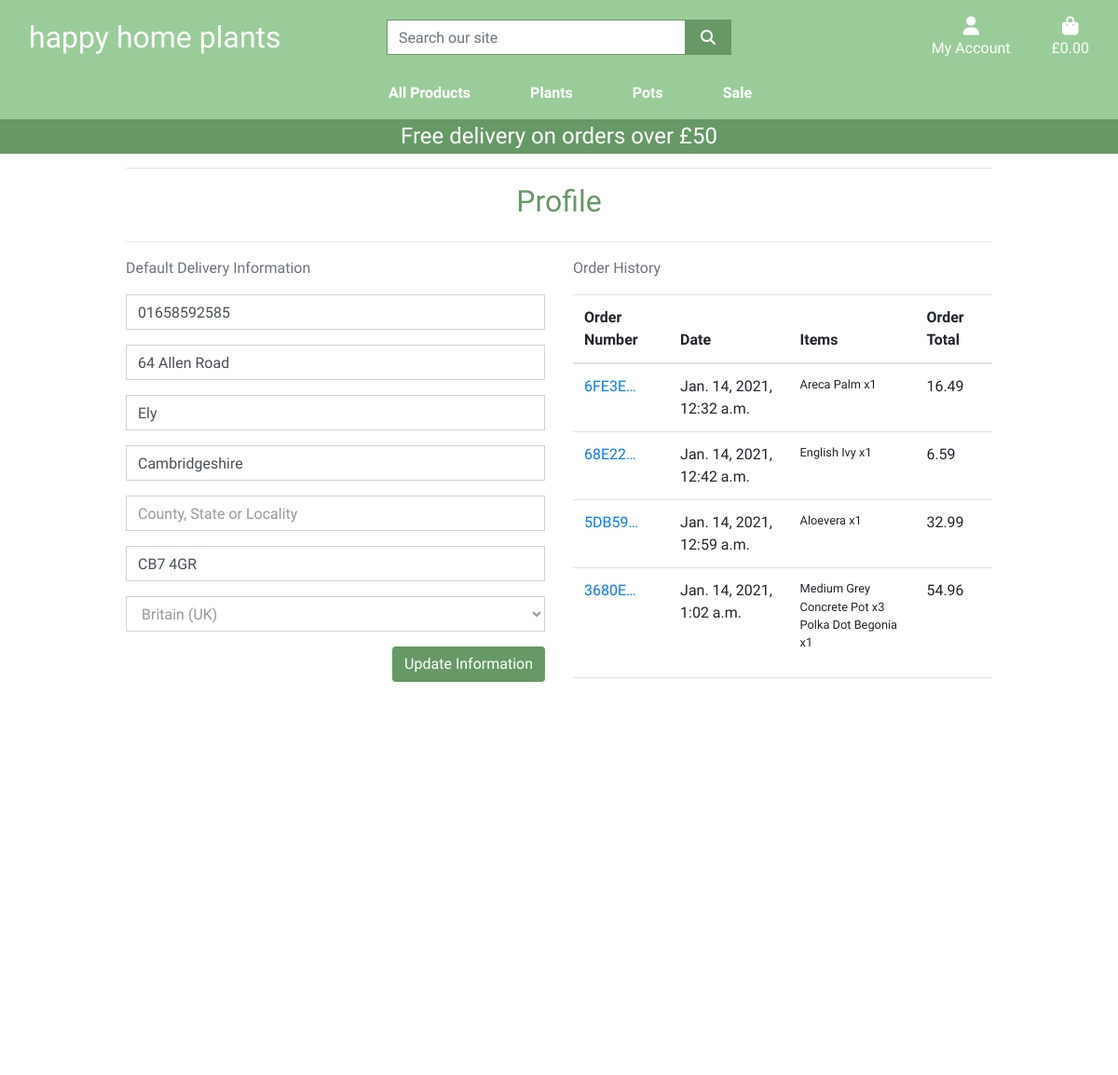
Before: /profile/ (signed in) with the older database file.
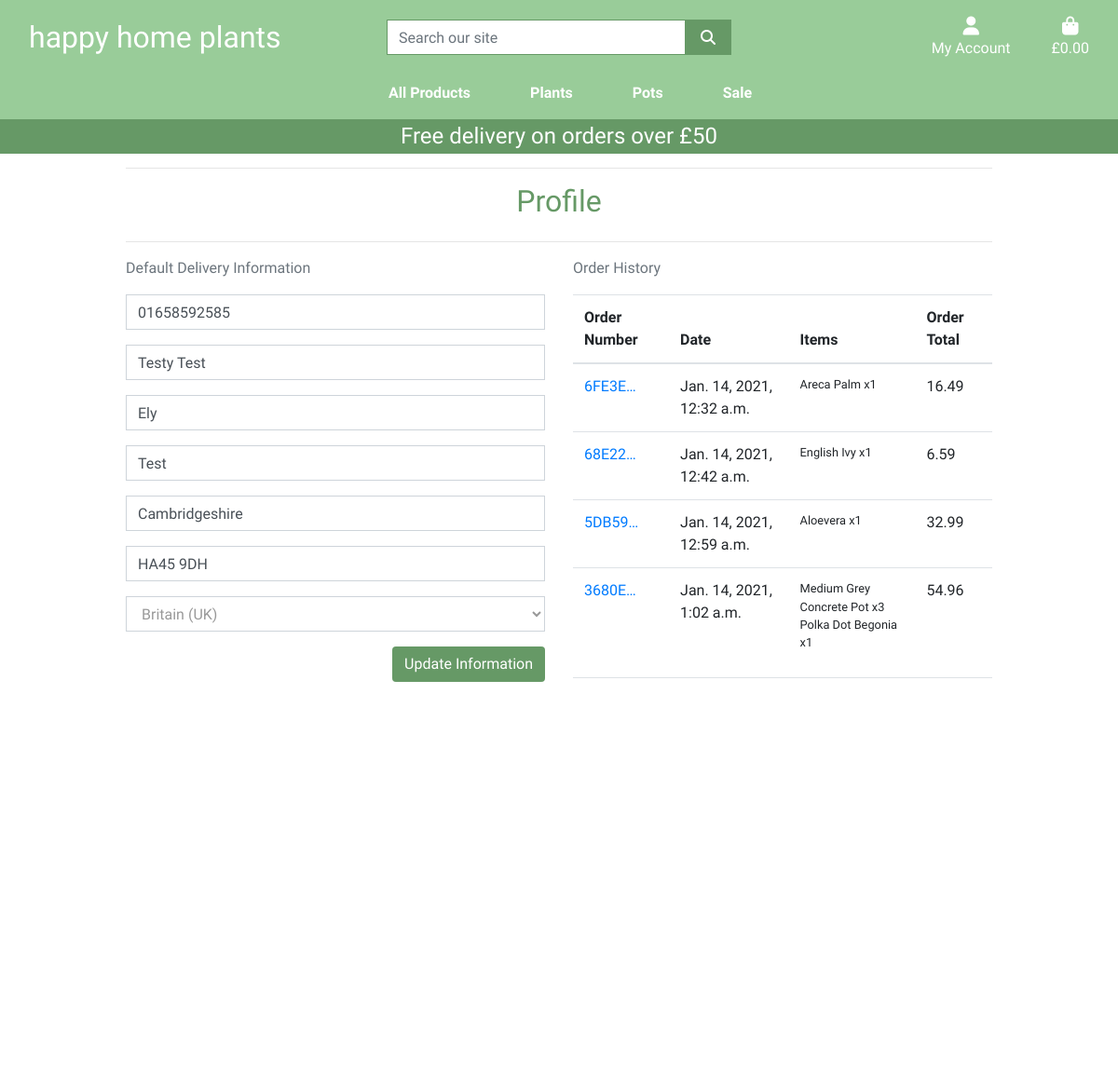
After: the same page with the newer database file.
### profiles/models.py (models this page shows, shortened)
class UserProfile(models.Model):
    user = models.OneToOneField(User, on_delete=models.CASCADE)
    default_phone_number = models.CharField(max_length=20, null=True, blank=True)
    default_street_address1 = models.CharField(max_length=50, null=True, blank=True)
    default_street_address2 = models.CharField(max_length=50, null=True, blank=True)
    default_town_or_city = models.CharField(max_length=40, null=True, blank=True)
    default_county = models.CharField(max_length=80, null=True, blank=True)
    default_postcode = models.CharField(max_length=20, null=True, blank=True)
    default_country = CountryField(blank_label='Country', null=True, blank=True)

### checkout/models.py (models this page shows, shortened)
class Order(models.Model):
    order_number = models.CharField(max_length=32, null=False, editable=False)
    user_profile = models.ForeignKey(UserProfile, on_delete=models.SET_NULL,
                                     null=True, blank=True, related_name="orders")
    full_name = models.CharField(max_length=50, null=False, blank=False)
    email = models.EmailField(max_length=254, null=False, blank=False)
    phone_number = models.CharField(max_length=20, null=False, blank=False)
    country = CountryField(blank_label='Country *', null=False, blank=False)
    postcode = models.CharField(max_length=20, null=True, blank=True)
    town_or_city = models.CharField(max_length=40, null=False, blank=False)
    street_address1 = models.CharField(max_length=50, null=False, blank=False)
    street_address2 = models.CharField(max_length=50, null=True, blank=True)
    county = models.CharField(max_length=80, null=True, blank=True)
    date = models.DateTimeField(auto_now_add=True)
    delivery_cost = models.DecimalField(max_digits=6, decimal_places=2, null=False, default=0)
    order_total = models.DecimalField(max_digits=10, decimal_places=2, null=False, default=0)
    grand_total = models.DecimalField(max_digits=10, decimal_places=2, null=False, default=0)
    original_basket = models.TextField(null=False, blank=False, default='')
    stripe_pid = models.CharField(max_length=254, null=False, blank=False, default='')

class OrderLineItem(models.Model):
    order = models.ForeignKey(Order, null=False, blank=False, on_delete=models.CASCADE, related_name='lineitems')
    product = models.ForeignKey(Product, null=False, blank=False, on_delete=models.CASCADE)
    quantity = models.IntegerField(null=False, blank=False, default=0)
    lineitem_total = models.DecimalField(max_digits=6, decimal_places=2, null=False, blank=False, editable=False)

### products/models.py (models this page shows, shortened)
class Product(models.Model):
    category = models.ForeignKey(
        'Category', null=True, blank=True, on_delete=models.SET_NULL)
    name = models.CharField(max_length=254)
    friendly_name = models.CharField(max_length=254, null=True, blank=True)
    alternate_name = models.CharField(max_length=254, blank=True)
    price = models.DecimalField(max_digits=6, decimal_places=2)
    description = models.TextField()
    image = models.ImageField(null=True, blank=True)
    image_url = models.URLField(max_length=1024, null=True, blank=True)
    height = models.CharField(max_length=4, null=True, blank=True)

### profiles/views.py (the view)
# urls.py: path('profile/', include('profiles.urls')),
@login_required
def profile(request):
    profile = get_object_or_404(UserProfile, user=request.user)
    if request.method == 'POST':
        form = UserProfileForm(request.POST, instance=profile)
        if form.is_valid():
            form.save()
            messages.success(request, 'Profile updated successfully')
        else:
            messages.error(
                request, 'Update failed. Please ensure form is valid.')
    else:
        form = UserProfileForm(instance=profile)
    orders = profile.orders.all()
    template = 'profiles/profile.html'
    context = {
        'form': form,
        'orders': orders,
        'on_profile_page': True
    }
    return render(request, template, context)

### profiles/forms.py
class UserProfileForm(forms.ModelForm):
    class Meta:
        model = UserProfile
        exclude = ('user',)
    def __init__(self, *args, **kwargs):
        super().__init__(*args, **kwargs)
        placeholders = {
            'default_phone_number': 'Phone Number',
            'default_postcode': 'Postal Code',
            'default_town_or_city': 'Town or City',
            'default_street_address1': 'Street Address 1',
            'default_street_address2': 'Street Address 2',
            'default_county': 'County, State or Locality',
        }
        self.fields['default_phone_number'].widget.attrs['autofocus'] = True
        for field in self.fields:
            if field != 'default_country':
                if self.fields[field].required:
                    placeholder = f'{placeholders[field]} *'
                else:
                    placeholder = placeholders[field]
                self.fields[field].widget.attrs['placeholder'] = placeholder
            self.fields[field].widget.attrs['class'] = 'border-black rounded-0 profile-form-input'
            self.fields[field].label = False

### basket/contexts.py (called while the page is built, shortened)
def basket_contents(request):
    basket_items = []
    total = 0
    product_count = 0
    basket = request.session.get('basket', {})
    if total < settings.FREE_DELIVERY_THRESHOLD:
        delivery = total * Decimal(settings.STANDARD_DELIVERY_PERCENTAGE / 100)
        free_delivery_delta = settings.FREE_DELIVERY_THRESHOLD - total
    else:
        delivery = 0
        free_delivery_delta = 0
    grand_total = delivery + total
    context = {
        'basket_items': basket_items,
        'total': total,
        'product_count': product_count,
        'delivery': delivery,
        'free_delivery_delta': free_delivery_delta,
        'free_delivery_threshold': settings.FREE_DELIVERY_THRESHOLD,
        'grand_total': grand_total,
    }
    return context

### profiles/templates/profiles/profile.html (shortened to what this page needs)
{% extends "base.html" %}
{% load static %}
{% block extra_css %}
    <link rel="stylesheet" href="{% static 'profiles/css/profile.css' %}">
{% endblock %}
{% block page_header %}
    <div class="container header-container">
    </div>
{% endblock %}
{% block content %}
    <div class="overlay"></div>
    <div class="container">
        <div class="row">
            <div class="col">
                <hr>
                <h2 class="text-darkgreen mb-4 text-center">Profile</h2>
                <hr>
            </div>
        </div>
        <div class="row">
            <div class="col-12 col-lg-6">
                <p class="text-muted">Default Delivery Information</p>
                <form class="mt-3" action="{% url 'profile' %}" method="POST" id="profile-update-form">
                    {{ form|crispy }}
                    <button class="btn btn-green float-right">Update Information</button>
                </form>
            </div>
            <div class="col-12 col-lg-6">
                <p class="text-muted">Order History</p>
                <div class="order-history table-responsive">
                    <table class="table table-sm-table-borderless">
                        <thead>
                            <tr>
                                <th>Order Number</th>
                                <th>Date</th>
                                <th>Items</th>
                                <th>Order Total</th>
                            </tr>
                        </thead>
                        <tbody>
                            {% for order in orders %}
                                <tr>
                                    <td>
                                        <a href="{% url 'order_history' order.order_number %}">
                                            {{ order.order_number|truncatechars:6 }}
                                        </a>
                                    </td>
                                    <td>
                                        {{ order.date }}
                                    </td>
                                    <td>
                                        <ul class="list-unstyled">
                                            {% for item in order.lineitems.all %}
                                                <li class="small">
                                                    {{ item.product.friendly_name }} x{{ item.quantity }}
                                                </li>
                                            {% endfor %}
                                        </ul>
                                    </td>
                                    <td>
                                        {{ order.grand_total }}
                                    </td>
                                </tr>
                            {% endfor %}
                        </tbody>
                    </table>
                </div>
            </div>
        </div>
{% endblock %}]

### templates/base.html (shortened to what this page needs)
{% load static %}
<!doctype html>
<html lang="en">
  <head>
    {% block corecss%}
    <link rel="stylesheet" href="https://stackpath.bootstrapcdn.com/bootstrap/4.4.1/css/bootstrap.min.css">
    <link rel="stylesheet" href="{% static 'css/base.css' %}">
    {% endblock %}
    {% block extra_css %}
    {% endblock %}
  </head>
  <body>
    <header class="container-fluid fixed-top">
        <div class="row pt-lg-2 d-none d-lg-flex b-green">
            <div class="col-12 col-lg-4 my-auto py-1 py-lg-0 text-center text-lg-left">
                <a href="{% url 'home' %}" class="nav-link main-logo-link"><h2 class="logo-font text-white my-0"> happy home plants </h2></a>
            </div>
            <div class="col-12 col-lg-4 my-auto py-1 py-lg-0">
                <form method="GET" action="{% url 'products' %}">
                    <div class="input-group w-100">
                        <input type="text" class="form-control border border-green rounded-0" name="q" placeholder="Search our site">
                        <div class="input-group-append">
                            <button class="form-control btn btn-green border border-green rounded-0" type="submit">
                                <span class="icon">
                                    <i class="fas fa-search"></i>
                                </span>
                            </button>
                        </div>
                    </div>
                </form>
            </div>
            <div class="col-12 col-lg-4 my-auto py-1 py-lg-0">
                <ul class="list-inline list-unstyled text-center text-lg-right my-0">
                    <li class="list-inline-item dropdown">
                        <a href="#" class="text-white nav-link" id="user-options" data-toggle="dropdown" aria-haspopup="true">
                            <div class="text-center">
                                <div><i class="fas fa-user fa-lg"></i></div>
                                <p class="my-0">My Account</p>
                            </div>
                        </a>
                    </li>
                    <li class="list-inline-item">
                        <a href="{% url 'view_basket' %}" class="{% if grand_total %}text-info font-weight-bold{% else %}text-white{% endif %} nav-link">
                            <div class="text-center">
                                <div><i class="fas fa-shopping-bag fa-lg"></i></div>
                                <p class="my-0">
                                    {% if grand_total %}
                                        £{{ grand_total|floatformat:2 }}
                                    {% else %}
                                        £0.00
                                    {% endif %}
                                </p>
                            </div>
                        </a>
                    </li>
                </ul>
            </div>
        </div>
        <div class="row b-green">
            <nav class="navbar navbar-expand-lg navbar-light w-100">
                {% include 'includes/main_nav.html' %}
            </nav>
        </div>
        <div id="free-delivery-banner" class="row text-center">
            <div class="col b-darkgreen text-white">
                <h4 class="my-1">Free delivery on orders over £{{ free_delivery_threshold }}</h4>
            </div>
        </div>
    </header>
    {% block page_header %}
    {% endblock %}
    {% block content %}
    {% endblock %}
  </body>
</html>

### templates/includes/main_nav.html (shortened to what this page needs)
<div class="collapse navbar-collapse" id="main-nav">
    <ul class="navbar-nav w-auto mx-auto">
        <li class="nav-item dropdown">
            <a class="logo-font font-weight-bold nav-link text-white mr-5" href="#" id="all-products-link" data-toggle="dropdown" aria-haspopup="true" aria-expanded="false">
                All Products
            </a>
        </li>
        <li class="nav-item dropdown">
            <a class="logo-font font-weight-bold nav-link text-white mr-5" href="#" id="plants-link" data-toggle="dropdown" aria-haspopup="true" aria-expanded="false">
                Plants
            </a>
        </li>
        <li class="nav-item dropdown">
            <a class="logo-font font-weight-bold nav-link text-white mr-5" href="#" id="pots-link" data-toggle="dropdown" aria-haspopup="true" aria-expanded="false">
                Pots
            </a>
        </li>
        <li class="nav-item dropdown">
            <a class="logo-font font-weight-bold nav-link text-white" href="#" id="sale-link" data-toggle="dropdown" aria-haspopup="true" aria-expanded="false">
                Sale
            </a>
        </li>
    </ul>
</div>

### static/css/base.css (style rules this page uses)
html { height: 100%; }
body { background: url('/media/background-image-happy-home-plants.jpeg') no-repeat center center fixed; background-size: cover; height: calc(100vh - 164px); color: #555; font-family: 'Didact Gothic', sans-serif; }
.b-darkgreen { background-color: #669966; }
.b-green { background-color: #99CC99; }
.text-darkgreen { color: #669966; }
.overlay { height: 100%; width: 100%; top: 0; left: 0; position: fixed; background: white; z-index: -1; }
.icon { align-items: center; display: inline-flex; justify-content: center; height: 1.5rem; width: 1.5rem; }
.main-logo-link { width: fit-content; }
.btn-green { background: #669966; color: white; }
.border-green { border: 1px solid #669966 !important; }
@media (min-width: 1200px) { .container { max-width: 80%; } }
@media (min-width: 992px) { .header-container { padding-top: 164px; } }

### profiles/static/profiles/css/profile.css (style rules this page uses)
.order-history { max-height: 416px; overflow-y: auto; }
#profile-update-form input::placeholder { color: #999; }
#id_default_country, #id_default_country option:not(:first-child) { color: #999; }

Changed rows visible on the page:
changed UserProfile "Ely": default_street_address1 "64 Allen Road" → "Testy Test"; default_town_or_city "Cambridgeshire" → "Test"; default_county (not shown) → "Cambridgeshire"; default_postcode "CB7 4GR" → "HA45 9DH"
